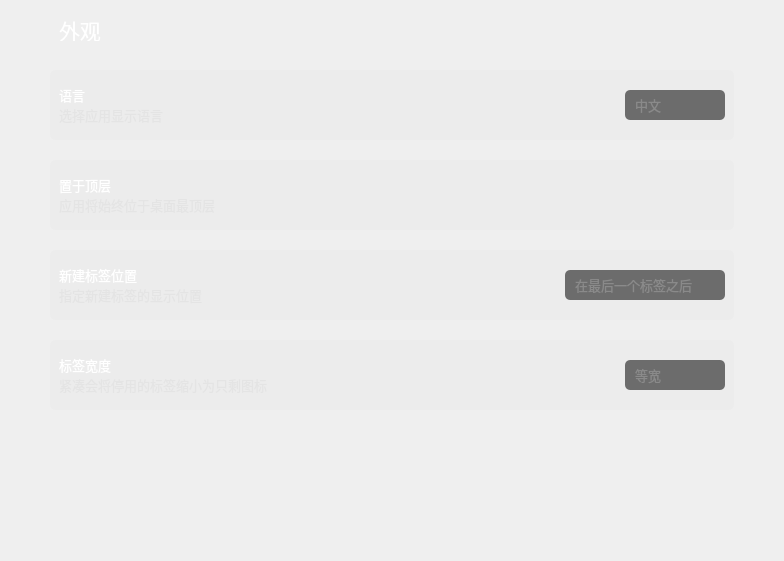
           <widget class="QWidget" name="page_appearance">
            <property name="styleSheet">
             <string notr="true">
QComboBox{
	color:#ffffff;
	border:0px solid #8a8a8a;
	color: rgb(138, 138, 138);
	border-radius:5px;
	background-color: rgb(25, 25, 25, 155);
	padding-left:10px;
	
	font: 10pt &quot;OPPOSans B&quot;;
}


QComboBox:disabled{
	border:0px solid gray;
	color:gray;
}

QComboBox::drop-down{
	background:transparent;
}
QComboBox::down-arrow{
	image: url(:/lib/tree_open.png);
    width:20px;
	height:20px;
	margin-right: 10px;
}


QComboBox::down-arrow:enabled{
	color:#52DCFE;
}


QComboBox QAbstractItemView{
	font: 10pt &quot;OPPOSans B&quot;;
	outline: 0px solid gray;   /* 选定项的虚框 */
	border:1px solid #1e2d36;
	color:#ffffff;
	background-color:#1e2d36;
	selection-background-color:rgb(37, 84, 138);
	border-radius:0px;
	padding-bottom:2px;
	padding-top:2px;
}

QComboBox QAbstractItemView::item
{
	height:30px;
	font: 10pt &quot;OPPOSans B&quot;;
	border-radius:5px;
}

QComboBox QAbstractItemView::item:hover {
    color:rgb(255,255,255);
	background-color: rgb(37, 84, 138);
}
 
/* 下拉后，整个下拉窗体被选择的每项的样式 */
QComboBox QAbstractItemView::item:selected {
    color:rgb(255,255,255);
	background-color: rgb(37, 84, 138);
}
</string>
            </property>
            <layout class="QVBoxLayout" name="verticalLayout_17">
             <property name="spacing">
              <number>20</number>
             </property>
             <property name="leftMargin">
              <number>50</number>
             </property>
             <property name="topMargin">
              <number>10</number>
             </property>
             <property name="rightMargin">
              <number>50</number>
             </property>
             <property name="bottomMargin">
              <number>10</number>
             </property>
             <item>
              <widget class="QWidget" name="horizontalWidget_6" native="true">
               <property name="minimumSize">
                <size>
                 <width>0</width>
                 <height>40</height>
                </size>
               </property>
               <property name="maximumSize">
                <size>
                 <width>16777215</width>
                 <height>40</height>
                </size>
               </property>
               <layout class="QHBoxLayout" name="horizontalLayout_7">
                <property name="leftMargin">
                 <number>9</number>
                </property>
                <property name="topMargin">
                 <number>9</number>
                </property>
                <property name="bottomMargin">
                 <number>9</number>
                </property>
                <item>
                 <widget class="QLabel" name="label_appearance">
                  <property name="font">
                   <font>
                    <family>OPPOSans B</family>
                    <pointsize>16</pointsize>
                    <stylestrategy>PreferAntialias</stylestrategy>
                   </font>
                  </property>
                  <property name="styleSheet">
                   <string notr="true">color: rgb(255, 255, 255);</string>
                  </property>
                  <property name="text">
                   <string>外观</string>
                  </property>
                 </widget>
                </item>
               </layout>
              </widget>
             </item>
             <item>
              <widget class="QWidget" name="verticalWidget_5" native="true">
               <property name="minimumSize">
                <size>
                 <width>0</width>
                 <height>70</height>
                </size>
               </property>
               <property name="maximumSize">
                <size>
                 <width>16777215</width>
                 <height>70</height>
                </size>
               </property>
               <property name="styleSheet">
                <string notr="true">#verticalWidget_5{background-color: rgba(223, 223, 223,50);
border-radius: 5px;}</string>
               </property>
               <layout class="QHBoxLayout" name="horizontalLayout_13">
                <item>
                 <widget class="QWidget" name="horizontalWidget_12" native="true">
                  <property name="minimumSize">
                   <size>
                    <width>0</width>
                    <height>40</height>
                   </size>
                  </property>
                  <property name="maximumSize">
                   <size>
                    <width>16777215</width>
                    <height>40</height>
                   </size>
                  </property>
                  <layout class="QVBoxLayout" name="verticalLayout_12">
                   <property name="spacing">
                    <number>0</number>
                   </property>
                   <property name="leftMargin">
                    <number>0</number>
                   </property>
                   <property name="topMargin">
                    <number>0</number>
                   </property>
                   <property name="rightMargin">
                    <number>0</number>
                   </property>
                   <property name="bottomMargin">
                    <number>0</number>
                   </property>
                   <item>
                    <widget class="QLabel" name="label_language">
                     <property name="font">
                      <font>
                       <family>OPPOSans B</family>
                       <pointsize>10</pointsize>
                       <stylestrategy>PreferAntialias</stylestrategy>
                      </font>
                     </property>
                     <property name="styleSheet">
                      <string notr="true">color: rgb(255, 255, 255);</string>
                     </property>
                     <property name="text">
                      <string>语言</string>
                     </property>
                    </widget>
                   </item>
                   <item>
                    <widget class="QLabel" name="label_language_tip">
                     <property name="minimumSize">
                      <size>
                       <width>0</width>
                       <height>20</height>
                      </size>
                     </property>
                     <property name="maximumSize">
                      <size>
                       <width>16777215</width>
                       <height>20</height>
                      </size>
                     </property>
                     <property name="font">
                      <font>
                       <family>OPPOSans B</family>
                       <pointsize>10</pointsize>
                       <stylestrategy>PreferAntialias</stylestrategy>
                      </font>
                     </property>
                     <property name="styleSheet">
                      <string notr="true">color: rgba(223, 223, 223, 150);</string>
                     </property>
                     <property name="text">
                      <string>选择应用显示语言</string>
                     </property>
                    </widget>
                   </item>
                  </layout>
                 </widget>
                </item>
                <item>
                 <spacer name="horizontalSpacer_26">
                  <property name="orientation">
                   <enum>Qt::Horizontal</enum>
                  </property>
                  <property name="sizeHint" stdset="0">
                   <size>
                    <width>352</width>
                    <height>20</height>
                   </size>
                  </property>
                 </spacer>
                </item>
                <item>
                 <widget class="QComboBox" name="comboBox_language">
                  <property name="minimumSize">
                   <size>
                    <width>100</width>
                    <height>25</height>
                   </size>
                  </property>
                  <property name="maximumSize">
                   <size>
                    <width>100</width>
                    <height>30</height>
                   </size>
                  </property>
                  <property name="font">
                   <font>
                    <family>OPPOSans B</family>
                    <pointsize>10</pointsize>
                    <stylestrategy>PreferAntialias</stylestrategy>
                   </font>
                  </property>
                  <property name="styleSheet">
                   <string notr="true"/>
                  </property>
                  <property name="iconSize">
                   <size>
                    <width>20</width>
                    <height>20</height>
                   </size>
                  </property>
                  <item>
                   <property name="text">
                    <string>中文</string>
                   </property>
                  </item>
                  <item>
                   <property name="text">
                    <string>English</string>
                   </property>
                  </item>
                 </widget>
                </item>
               </layout>
              </widget>
             </item>
             <item>
              <widget class="QWidget" name="verticalWidget_6" native="true">
               <property name="minimumSize">
                <size>
                 <width>0</width>
                 <height>70</height>
                </size>
               </property>
               <property name="maximumSize">
                <size>
                 <width>16777215</width>
                 <height>70</height>
                </size>
               </property>
               <property name="styleSheet">
                <string notr="true">#verticalWidget_6{background-color: rgba(223, 223, 223,50);
border-radius: 5px;}</string>
               </property>
               <layout class="QHBoxLayout" name="horizontalLayout_14">
                <item>
                 <widget class="QWidget" name="horizontalWidget_13" native="true">
                  <property name="minimumSize">
                   <size>
                    <width>0</width>
                    <height>40</height>
                   </size>
                  </property>
                  <property name="maximumSize">
                   <size>
                    <width>16777215</width>
                    <height>40</height>
                   </size>
                  </property>
                  <layout class="QVBoxLayout" name="verticalLayout_13">
                   <property name="spacing">
                    <number>0</number>
                   </property>
                   <property name="leftMargin">
                    <number>0</number>
                   </property>
                   <property name="topMargin">
                    <number>0</number>
                   </property>
                   <property name="rightMargin">
                    <number>0</number>
                   </property>
                   <property name="bottomMargin">
                    <number>0</number>
                   </property>
                   <item>
                    <widget class="QLabel" name="label_topDisplay">
                     <property name="font">
                      <font>
                       <family>OPPOSans B</family>
                       <pointsize>10</pointsize>
                       <stylestrategy>PreferAntialias</stylestrategy>
                      </font>
                     </property>
                     <property name="styleSheet">
                      <string notr="true">color: rgb(255, 255, 255);</string>
                     </property>
                     <property name="text">
                      <string>置于顶层</string>
                     </property>
                    </widget>
                   </item>
                   <item>
                    <widget class="QLabel" name="label_topDisplay_tip">
                     <property name="minimumSize">
                      <size>
                       <width>0</width>
                       <height>20</height>
                      </size>
                     </property>
                     <property name="maximumSize">
                      <size>
                       <width>16777215</width>
                       <height>20</height>
                      </size>
                     </property>
                     <property name="font">
                      <font>
                       <family>OPPOSans B</family>
                       <pointsize>10</pointsize>
                       <stylestrategy>PreferAntialias</stylestrategy>
                      </font>
                     </property>
                     <property name="styleSheet">
                      <string notr="true">color: rgba(223, 223, 223, 150);</string>
                     </property>
                     <property name="text">
                      <string>应用将始终位于桌面最顶层</string>
                     </property>
                    </widget>
                   </item>
                  </layout>
                 </widget>
                </item>
                <item>
                 <spacer name="horizontalSpacer_27">
                  <property name="orientation">
                   <enum>Qt::Horizontal</enum>
                  </property>
                  <property name="sizeHint" stdset="0">
                   <size>
                    <width>385</width>
                    <height>20</height>
                   </size>
                  </property>
                 </spacer>
                </item>
                <item>
                 <layout class="QVBoxLayout" name="verticalLayout_topDisplay"/>
                </item>
               </layout>
              </widget>
             </item>
             <item>
              <widget class="QWidget" name="verticalWidget_7" native="true">
               <property name="minimumSize">
                <size>
                 <width>0</width>
                 <height>70</height>
                </size>
               </property>
               <property name="maximumSize">
                <size>
                 <width>16777215</width>
                 <height>70</height>
                </size>
               </property>
               <property name="styleSheet">
                <string notr="true">#verticalWidget_7{background-color: rgba(223, 223, 223,50);
border-radius: 5px;}</string>
               </property>
               <layout class="QHBoxLayout" name="horizontalLayout_15">
                <item>
                 <widget class="QWidget" name="horizontalWidget_14" native="true">
                  <property name="minimumSize">
                   <size>
                    <width>0</width>
                    <height>40</height>
                   </size>
                  </property>
                  <property name="maximumSize">
                   <size>
                    <width>16777215</width>
                    <height>40</height>
                   </size>
                  </property>
                  <layout class="QVBoxLayout" name="verticalLayout_15">
                   <property name="spacing">
                    <number>0</number>
                   </property>
                   <property name="leftMargin">
                    <number>0</number>
                   </property>
                   <property name="topMargin">
                    <number>0</number>
                   </property>
                   <property name="rightMargin">
                    <number>0</number>
                   </property>
                   <property name="bottomMargin">
                    <number>0</number>
                   </property>
                   <item>
                    <widget class="QLabel" name="label_newLabelLocation">
                     <property name="font">
                      <font>
                       <family>OPPOSans B</family>
                       <pointsize>10</pointsize>
                       <stylestrategy>PreferAntialias</stylestrategy>
                      </font>
                     </property>
                     <property name="styleSheet">
                      <string notr="true">color: rgb(255, 255, 255);</string>
                     </property>
                     <property name="text">
                      <string>新建标签位置</string>
                     </property>
                    </widget>
                   </item>
                   <item>
                    <widget class="QLabel" name="label_newLabelLocation_tip">
                     <property name="minimumSize">
                      <size>
                       <width>0</width>
                       <height>20</height>
                      </size>
                     </property>
                     <property name="maximumSize">
                      <size>
                       <width>16777215</width>
                       <height>20</height>
                      </size>
                     </property>
                     <property name="font">
                      <font>
                       <family>OPPOSans B</family>
                       <pointsize>10</pointsize>
                       <stylestrategy>PreferAntialias</stylestrategy>
                      </font>
                     </property>
                     <property name="styleSheet">
                      <string notr="true">color: rgba(223, 223, 223, 150);</string>
                     </property>
                     <property name="text">
                      <string>指定新建标签的显示位置</string>
                     </property>
                    </widget>
                   </item>
                  </layout>
                 </widget>
                </item>
                <item>
                 <spacer name="horizontalSpacer_28">
                  <property name="orientation">
                   <enum>Qt::Horizontal</enum>
                  </property>
                  <property name="sizeHint" stdset="0">
                   <size>
                    <width>352</width>
                    <height>20</height>
                   </size>
                  </property>
                 </spacer>
                </item>
                <item>
                 <widget class="QComboBox" name="comboBox_newLabelLocation">
                  <property name="minimumSize">
                   <size>
                    <width>160</width>
                    <height>25</height>
                   </size>
                  </property>
                  <property name="maximumSize">
                   <size>
                    <width>160</width>
                    <height>30</height>
                   </size>
                  </property>
                  <property name="font">
                   <font>
                    <family>OPPOSans B</family>
                    <pointsize>10</pointsize>
                    <stylestrategy>PreferAntialias</stylestrategy>
                   </font>
                  </property>
                  <property name="styleSheet">
                   <string notr="true"/>
                  </property>
                  <property name="iconSize">
                   <size>
                    <width>20</width>
                    <height>20</height>
                   </size>
                  </property>
                  <item>
                   <property name="text">
                    <string>在最后一个标签之后</string>
                   </property>
                  </item>
                  <item>
                   <property name="text">
                    <string>在当前标签之后</string>
                   </property>
                  </item>
                 </widget>
                </item>
               </layout>
              </widget>
             </item>
             <item>
              <widget class="QWidget" name="verticalWidget_8" native="true">
               <property name="minimumSize">
                <size>
                 <width>0</width>
                 <height>70</height>
                </size>
               </property>
               <property name="maximumSize">
                <size>
                 <width>16777215</width>
                 <height>70</height>
                </size>
               </property>
               <property name="styleSheet">
                <string notr="true">#verticalWidget_8{background-color: rgba(223, 223, 223,50);
border-radius: 5px;}</string>
               </property>
               <layout class="QHBoxLayout" name="horizontalLayout_16">
                <item>
                 <widget class="QWidget" name="horizontalWidget_15" native="true">
                  <property name="minimumSize">
                   <size>
                    <width>0</width>
                    <height>40</height>
                   </size>
                  </property>
                  <property name="maximumSize">
                   <size>
                    <width>16777215</width>
                    <height>40</height>
                   </size>
                  </property>
                  <layout class="QVBoxLayout" name="verticalLayout_16">
                   <property name="spacing">
                    <number>0</number>
                   </property>
                   <property name="leftMargin">
                    <number>0</number>
                   </property>
                   <property name="topMargin">
                    <number>0</number>
                   </property>
                   <property name="rightMargin">
                    <number>0</number>
                   </property>
                   <property name="bottomMargin">
                    <number>0</number>
                   </property>
                   <item>
                    <widget class="QLabel" name="label_labelWidth">
                     <property name="font">
                      <font>
                       <family>OPPOSans B</family>
                       <pointsize>10</pointsize>
                       <stylestrategy>PreferAntialias</stylestrategy>
                      </font>
                     </property>
                     <property name="styleSheet">
                      <string notr="true">color: rgb(255, 255, 255);</string>
                     </property>
                     <property name="text">
                      <string>标签宽度</string>
                     </property>
                    </widget>
                   </item>
                   <item>
                    <widget class="QLabel" name="label_labelWidth_tip">
                     <property name="minimumSize">
                      <size>
                       <width>0</width>
                       <height>20</height>
                      </size>
                     </property>
                     <property name="maximumSize">
                      <size>
                       <width>16777215</width>
                       <height>20</height>
                      </size>
                     </property>
                     <property name="font">
                      <font>
                       <family>OPPOSans B</family>
                       <pointsize>10</pointsize>
                       <stylestrategy>PreferAntialias</stylestrategy>
                      </font>
                     </property>
                     <property name="styleSheet">
                      <string notr="true">color: rgba(223, 223, 223, 150);</string>
                     </property>
                     <property name="text">
                      <string>紧凑会将停用的标签缩小为只剩图标</string>
                     </property>
                    </widget>
                   </item>
                  </layout>
                 </widget>
                </item>
                <item>
                 <spacer name="horizontalSpacer_29">
                  <property name="orientation">
                   <enum>Qt::Horizontal</enum>
                  </property>
                  <property name="sizeHint" stdset="0">
                   <size>
                    <width>352</width>
                    <height>20</height>
                   </size>
                  </property>
                 </spacer>
                </item>
                <item>
                 <widget class="QComboBox" name="comboBox_labelWidth">
                  <property name="minimumSize">
                   <size>
                    <width>100</width>
                    <height>25</height>
                   </size>
                  </property>
                  <property name="maximumSize">
                   <size>
                    <width>100</width>
                    <height>30</height>
                   </size>
                  </property>
                  <property name="font">
                   <font>
                    <family>OPPOSans B</family>
                    <pointsize>10</pointsize>
                    <stylestrategy>PreferAntialias</stylestrategy>
                   </font>
                  </property>
                  <property name="styleSheet">
                   <string notr="true"/>
                  </property>
                  <property name="iconSize">
                   <size>
                    <width>20</width>
                    <height>20</height>
                   </size>
                  </property>
                  <item>
                   <property name="text">
                    <string>等宽</string>
                   </property>
                  </item>
                  <item>
                   <property name="text">
                    <string>标题长度</string>
                   </property>
                  </item>
                  <item>
                   <property name="text">
                    <string>紧凑</string>
                   </property>
                  </item>
                 </widget>
                </item>
               </layout>
              </widget>
             </item>
             <item>
              <spacer name="verticalSpacer_4">
               <property name="orientation">
                <enum>Qt::Vertical</enum>
               </property>
               <property name="sizeHint" stdset="0">
                <size>
                 <width>20</width>
                 <height>141</height>
                </size>
               </property>
              </spacer>
             </item>
            </layout>
           </widget>
